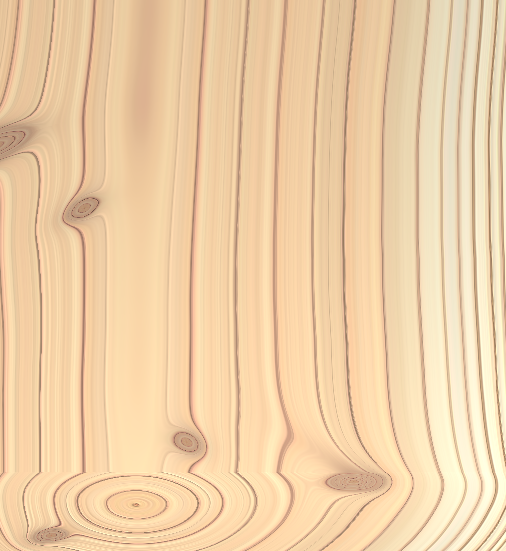

Write Python code to recreate this figure.
import pygetwindow as gw
import pyautogui

# Find the window you want to capture by its title (replace 'Window Title' with the actual title)
window = gw.getWindowsWithTitle('Procedural Knots')[0]

# Activate and bring the window to the foreground
window.activate()

# Get the window's dimensions (x, y, width, height)
x, y, width, height = window.left+400, window.top+400, window.width-720, window.height-720

# Capture the screenshot
screenshot = pyautogui.screenshot(region=(x, y, width, height))

# Save the screenshot to a file
screenshot.save('screenshot.png')
